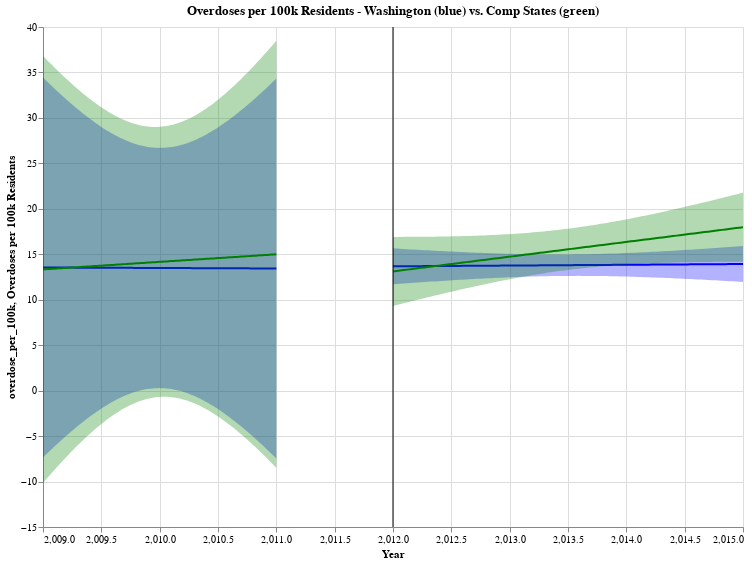

The code cell stored with this chart in its notebook:
### Code cell
(reg_chart_wa_b4 + reg_chart_wa_after + reg_chart_comp_b4 + reg_chart_comp_after + line).properties(width=700, height=500)
